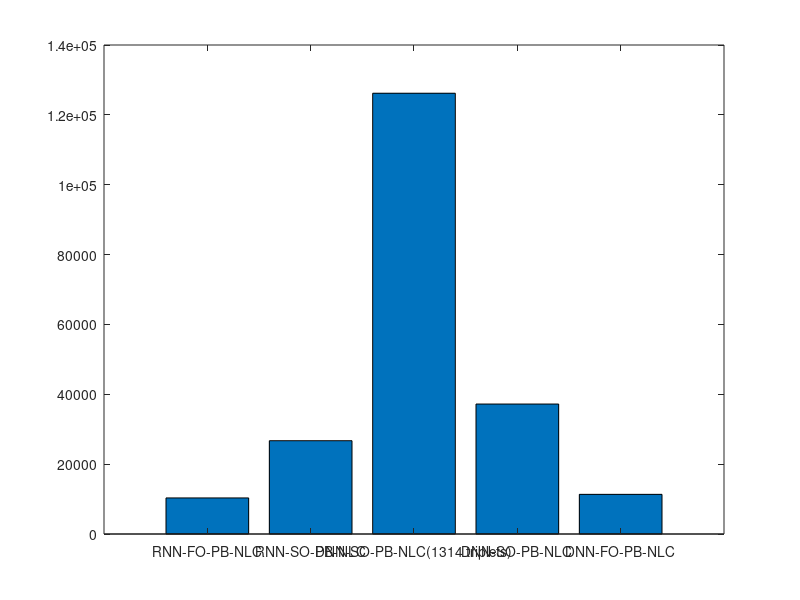

MATLAB code for this plot:
% % 0 dBm
% % FO (1000 epoch)
% BER_min =
% 
%     0.0120
% 
% 
% Q_max =
% 
%     7.0770
%     
% % SO (20 neurons in second hidden layer, 1000 epoch)
% BER_min =
% 
%     0.0090
% 
% 
% Q_max =
% 
%     7.4843
clear all
close all
clc
prices = [10328 26712 126192 37208 11352];
bar(prices)
set(gca,'xticklabel',{'RNN-FO-PB-NLC','RNN-SO-PB-NLC','DNN-SO-PB-NLC(1314 triplets)', 'DNN-SO-PB-NLC', 'DNN-FO-PB-NLC'});